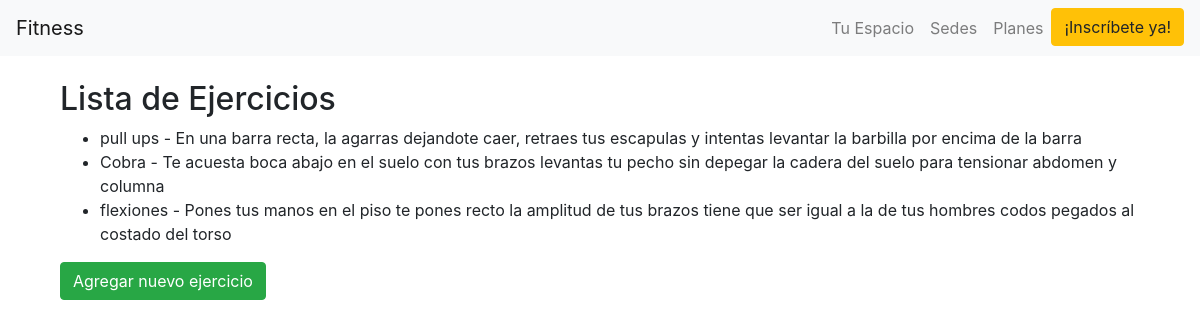
Page /rutinas/ver_ejercicios/ on the committed database.
### rutinas/models.py (models this page shows, shortened)
class Ejercicio(models.Model):
    TIPO_CHOICES = [
        ('Calentamiento', 'Calentamiento'),
        ('Estiramiento', 'Estiramiento'),
        ('EntrenamientoPrincipal', 'Entrenamiento Principal')
    ]
    nombre_ejercicio = models.CharField(max_length=100)
    descripcion = models.TextField()
    tipo = models.CharField(max_length=30, choices=TIPO_CHOICES)

### rutinas/views.py (the view)
# urls.py: path('ver_ejercicios/', views.ver_ejercicios, name='ver_ejercicios'),  # Ruta para ver los ejercicioss
def ver_ejercicios(request):
    ejercicios = Ejercicio.objects.all()
    return render(request, 'ver_ejercicios.html', {'ejercicios': ejercicios})

### templates/ver_ejercicios.html
{% extends 'base.html' %}
{% block content %}
<div class="container mt-4">
    <h2>Lista de Ejercicios</h2>
    <ul>
        {% for ejercicio in ejercicios %}
            <li>{{ ejercicio.nombre_ejercicio }} - {{ ejercicio.descripcion }}</li>
        {% endfor %}
    </ul>
    <a href="{% url 'rutinas:agregar_ejercicio' %}" class="btn btn-success">Agregar nuevo ejercicio</a>
</div>
{% endblock %}

### rows in the picture
Ejercicio: nombre_ejercicio "pull ups", descripcion "En una barra recta, la agarras dejandote caer, retraes tus escapulas y intentas levantar la barbilla por encima de la barra"
Ejercicio: nombre_ejercicio "Cobra", descripcion "Te acuesta boca abajo en el suelo con tus brazos levantas tu pecho sin depegar la cadera del suelo para tensionar abdomen y columna"
Ejercicio: nombre_ejercicio "flexiones", descripcion "Pones tus manos en el piso te pones recto la amplitud de tus brazos tiene que ser igual a la de tus hombres codos pegados al costado del torso"
